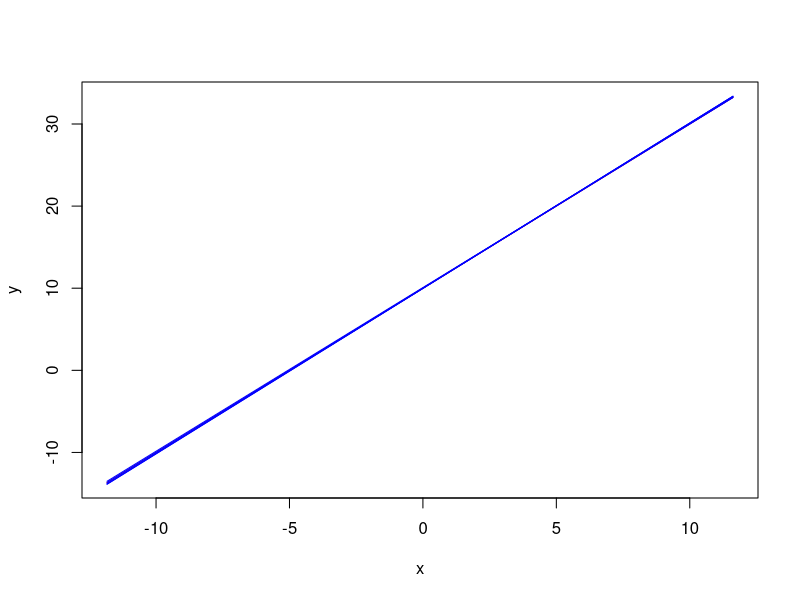
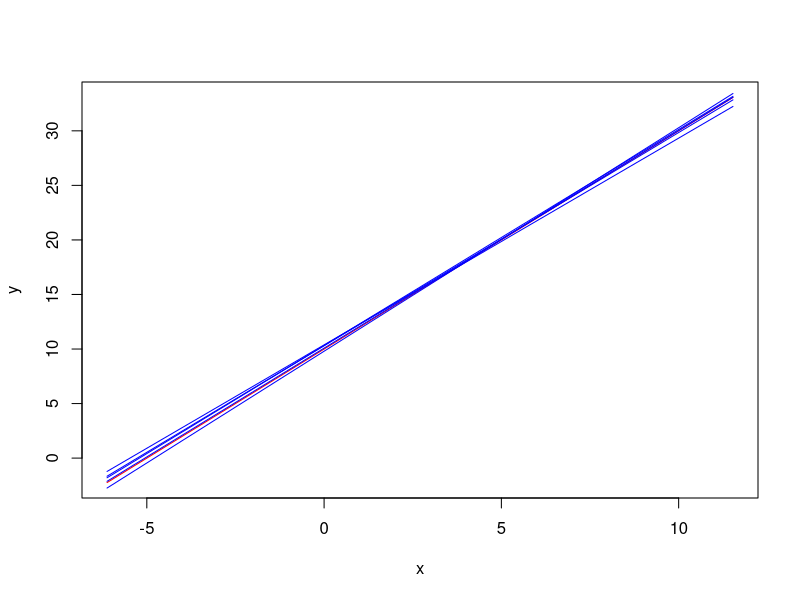
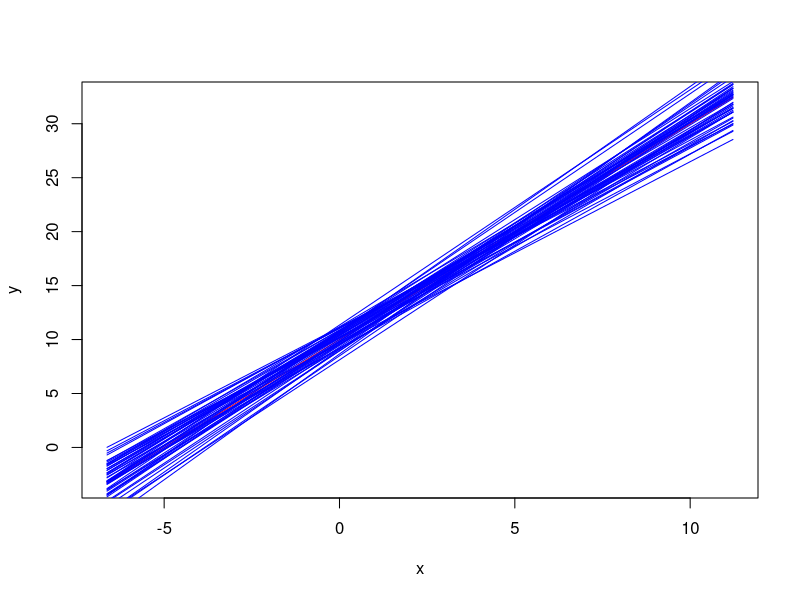
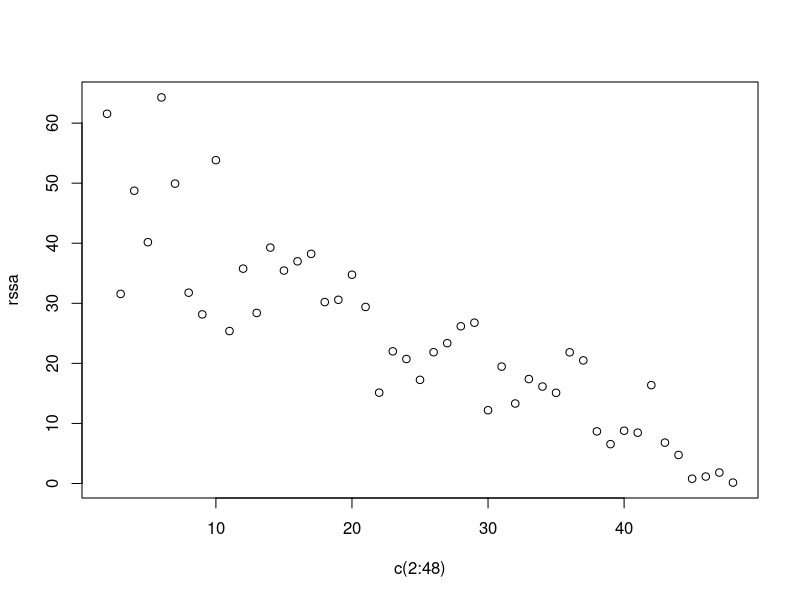
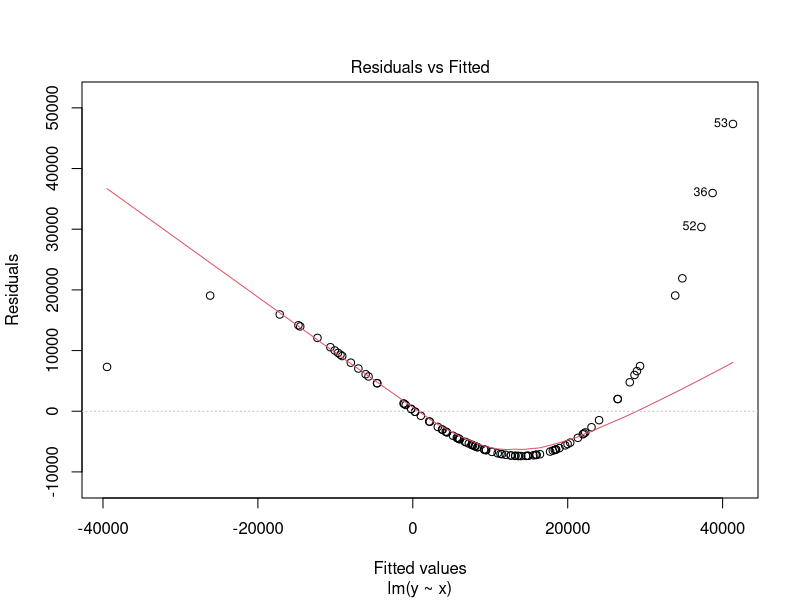
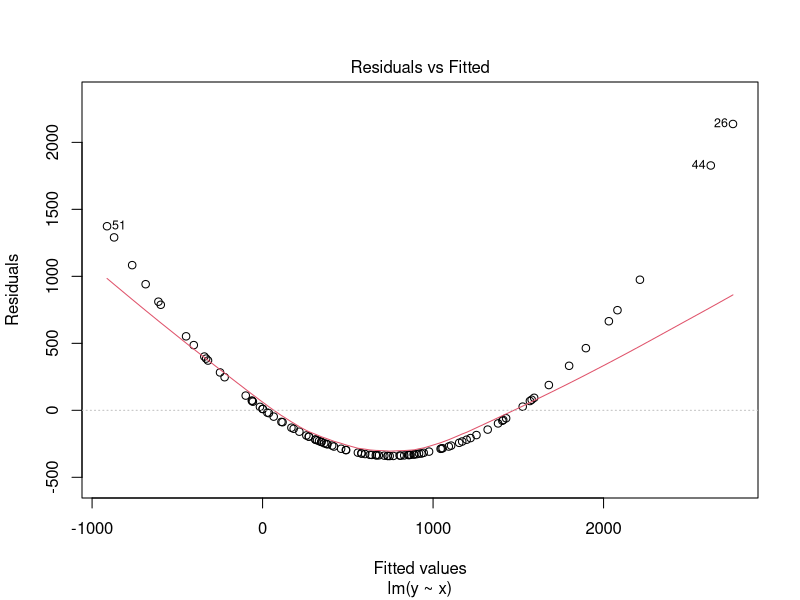
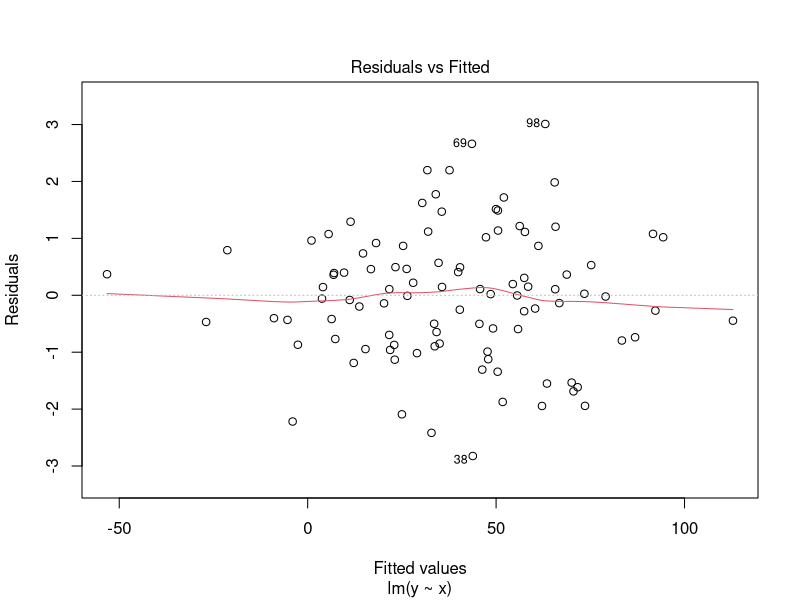
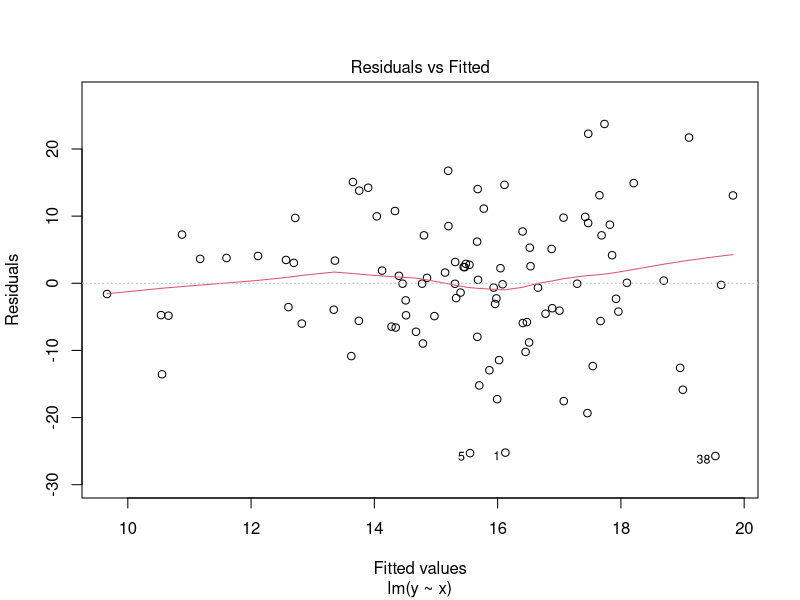

The R script that drew these images, in order:
#Simulate random X,Y from true(linear) model,plot different regression lines,
#Does average coeff converge? Change variance of of noise ?how does this change
#the multiple lines plotted?
#sd=0.4
par(mfrow=c(1,1))
x=rnorm(50,mean=2,sd=4)
y=10+2*x
plot(x,y,type="l",col="red")
coef1=rep(0,5)
coef2=rep(0,5)
for(i in c(1:5))
{
y=10+2*x+rnorm(50,sd=0.4)
fit1=lm(y~x)
coeffs=coefficients(fit1)
coef1[i]=coeffs[1]
coef2[i]=coeffs[2]
lines(x,predict(fit1),col="blue")
}
mean(coef1)
mean(coef2)
#Coefficients convergence on an average?
?coefficients
#sd=1
par(mfrow=c(1,1))
x=rnorm(50,mean=2,sd=4)
y=10+2*x
plot(x,y,type="l",col="red")
coef1=rep(0,5)
coef2=rep(0,5)
for(i in c(1:5))
{
  y=10+2*x+rnorm(50,sd=1)
  fit1=lm(y~x)
  coeffs=coefficients(fit1)
  coef1[i]=coeffs[1]
  coef2[i]=coeffs[2]
  lines(x,predict(fit1),col="blue")
}
mean(coef1)
mean(coef2)
#sd=5
par(mfrow=c(1,1))
x=rnorm(50,mean=2,sd=4)
y=10+2*x
plot(x,y,type="l",col="red")
coef1=rep(0,5)
coef2=rep(0,5)
for(i in c(1:50))
{
  y=10+2*x+rnorm(50,sd=5)
  fit1=lm(y~x)
  coeffs=coefficients(fit1)
  coef1[i]=coeffs[1]
  coef2[i]=coeffs[2]
  lines(x,predict(fit1),col="blue")
}
mean(coef1)
mean(coef2)
#as noise variance increases the  lines deviate more from the original line, 
#also convergence rate to true coefficients is poorer, convergence rate gets better when we plot more regression line

##14)Centered x and check beta_0 should be same as mean
x=c(1,2,3,4,5)
x=x-mean(x)
x
mean(x)
y=3*x+5+rnorm(5)
fit1=lm(y~x)
coefficients(fit1)[1]
mean(y)
#2)RSS variation on adding features to the model
#Rss also tends to decrease on average on adding covariates
rssa=rep(0,47)
for(i in c(2:48))
{
  X=rnorm(50*i)
  X=matrix(X,nrow=50,ncol=i)
  y=6+2*X[,1]+5*X[,2]+rnorm(50)
  fit=lm(y~X)
  pred_y=predict(fit)
  rss=sum((y-pred_y)^2)
  rssa[i-1]=rss
}
plot(c(2:48),rssa)
rssa
#13)More spread out the x's smaller is the standard error of the coefficients
#Spread out
x=c(10,30,40,50,100,200,300,400,500,600)
y=9+6*x+rnorm(10)
fit=lm(y~x)
sum=summary(fit)
sum$coefficients
#Not spread out
x=c(10,15,20,6,21,22,23,24,25,18)
y=9+6*x+rnorm(10)
fit=lm(y~x)
sum=summary(fit)
sum$coefficients
#even more concentrated
x=c(1,1.5,1.25,1.34,1.65,1.73,1.95,1.84,1.57,1.23)
y=9+6*x+rnorm(10)
fit=lm(y~x)
sum=summary(fit)
sum$coefficients
#verifies intuition standard error of coefficient increases when x are not spread out
#27)Non constant variance of error terms/ Heteroscedacity and using log transforms to mitigate it
#25)Simulate own non linear data and check residual plots patterns
x=rnorm(100,mean=5,sd=5)
y=10+6*x+13*x^2+15*x^3+rnorm(100)
fit=lm(y~x)
plot(fit,which=1)#Tukey anscombe shows a clear pattern
#Reduce degree of polynomial
x=rnorm(100,mean=5,sd=5)
y=10+6*x+13*x^2+rnorm(100)
fit=lm(y~x)
plot(fit,which=1)#Tukey anscombe shows a clear pattern, narrower than earlier but still a bowl
#Now linear
x=rnorm(100,mean=5,sd=5)
y=10+6*x+rnorm(100)
fit=lm(y~x)
plot(fit,which=1)#approximately random
#Heteroskedastic errors
x=rnorm(100,mean=5)
dev=rep(0,100)
for (i in c(1:100))
{ dev[i]=2*abs(x[i]) }
y=4+2*x+rnorm(100,sd=dev)
fit=lm(y~x)
plot(fit,which=1)#approximately random
#Correlated covariates
#multiple simulations
for (i in c(1:10)){
X1=rnorm(100)
X2=6+2*X1+rnorm(100)
#X2=rnorm(100)
#X3=rnorm(100)
full_X=cbind(X1,X2)
y=7+2*X1+rnorm(100)
#full_X
fit_cor=lm(y~full_X)
#summary(fit_all)$coefficients
print(cor(full_X))
#Not correlated covariates
#X1=rnorm(100)
#X2=6+2*X1+rnorm(100)
X2=rnorm(100)
#X3=rnorm(100)
full_X=cbind(X1,X2)
#y=7+2*X1+rnorm(100)
#full_X
fit_nocor=lm(y~full_X)
#summary(fit_all)$coefficients
print(cor(full_X))
print(summary(fit_cor)$coefficients)
print(summary(fit_nocor)$coefficients)}
#Almost always standard error is the correlated case is larger
#12)Justify by simulation the more observations we have the smaller the standard error
for(i in c(1:10))
{
#increase n
x=rnorm(5000)
mat=matrix(x,nrow=500,ncol=10)
y=2*mat[,1]+9+rnorm(500)
fit1=lm(y[1:100]~mat[1:100,])
print(summary(fit1)$coefficients)
print(sqrt(sum((summary(fit1)$residuals)^2)/89))
fit2=lm(y~mat)
print(summary(fit2)$coefficients)
print(sqrt(sum((summary(fit2)$residuals)^2)/489))
}
#summary(fit1)
#sqrt(sum(fit1$residuals^2)/500)
#Standard error of the coefficients almost always lower when n increases
print(length(y[101:500]))
###ASK does rse always decrease when we increase the sample size
#Calculating F statistic by hand
x=rnorm(1000)
X=matrix(x,nrow=100,ncol=10)
y=4+6*X[,4]+rnorm(100)
fit1=lm(y~X)
summary(fit1)$fstatistic
#Calculation by hand
y_pred=predict(fit1)
f_num=sum((y_pred-mean(y))^2)/10
f_deno=sum((y_pred-y)^2)/89
F_stat=f_num/f_deno#matched the value returned by lm
F_stat
#Calculate predictions by hand 
X_new=cbind(rep(1,100),X)
y_pred2=X_new%*%solve(t(X_new)%*%(X_new))%*%t(X_new)%*%y
#y_pred=predict(fit1)
f_num=sum((y_pred2-mean(y))^2)/10
f_deno=sum((y_pred2-y)^2)/89
F_stat=f_num/f_deno#matched the value returned by lm
F_stat
#Calculation of predictions by hand do not forget to add the intercept column
#22)Verify intuition prediction intervals are always wider than confidence intervals
X=matrix(rnorm(500),nrow=50,ncol=10)
y=8+2*X[,1]+6*X[,3]+9*X[,4]+rnorm(50)
fit_1<-lm(y~X)
#Confidence intervals 
s=summary(fit_1)
rse=sqrt(sum(s$residuals^2)/(50-11))
rse
#Confidence intervals of y
predict.lm(fit_1,interval ="prediction",level=0.95)
y_pred_upr=predict(fit_1)-qt(0.975,39)*rse
y_pred_upr
